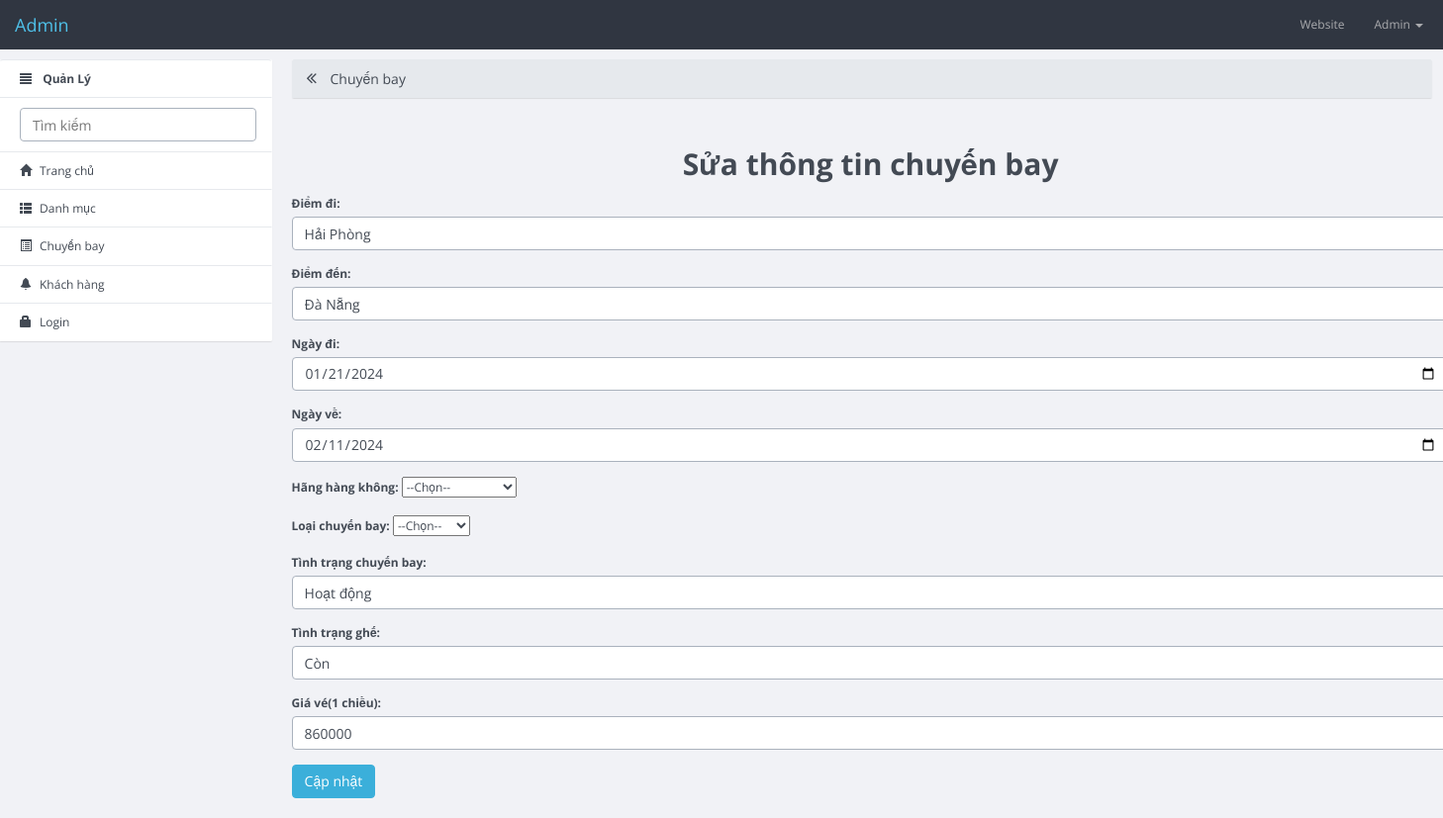
Screenshot of /bootflat-admin-master/suachuyenbay.php?id=17 with the database file from the repository.
### tables this page shows
CREATE TABLE `tbl_dschuyenbay` (
  `id` int(10) NOT NULL,
  `diemdi` varchar(255) NOT NULL,
  `diemden` varchar(255) NOT NULL,
  `ngaydi` date NOT NULL,
  `ngayve` date NOT NULL,
  `loaicb` varchar(255) NOT NULL,
  `hanghk` varchar(255) NOT NULL,
  `tinhtrangcb` varchar(255) NOT NULL,
  `tinhtrangghe` varchar(255) NOT NULL,
  `giave` decimal(10,0) NOT NULL
);

### src/bootflat-admin-master/suachuyenbay.php (the view, shortened to what this page needs)
<?php
    require_once "db/connect.php";
    $id = $_GET['id'];
    $suasql = "SELECT*FROM tbl_dschuyenbay WHERE id = '$id'";
    $qr = mysqli_query($conn, $suasql);
    $row = mysqli_fetch_assoc($qr);
?>
<!DOCTYPE html>
<html>
  <head>
    <link rel="stylesheet" href="dist/css/site.min.css">
  </head>
  <body>
    <nav role="navigation" class="navbar navbar-custom">
        <div class="container-fluid">
          <div class="navbar-header">
            <a href="#" class="navbar-brand">Admin</a>
          </div>
          <div id="bs-content-row-navbar-collapse-5" class="collapse navbar-collapse">
            <ul class="nav navbar-nav navbar-right">
            <li class=""><a href="../index.php"> Website</a></li>
              <li class="dropdown">
                <a data-toggle="dropdown" class="dropdown-toggle" href="#">Admin <b class="caret"></b></a>
              </li>
            </ul>
          </div>
        </div>
      </nav>
    <div class="container-fluid">
      <div class="row row-offcanvas row-offcanvas-left">
        <div class="col-xs-6 col-sm-3 sidebar-offcanvas" role="navigation">
          <ul class="list-group panel">
            <li class="list-group-item"><i class="glyphicon glyphicon-align-justify"></i> <b>Quản Lý</b></li>
            <li class="list-group-item"><input type="text" class="form-control search-query" placeholder="Tìm kiếm"></li>
            <li class="list-group-item"><a href="index_admin.php"><i class="glyphicon glyphicon-home"></i>Trang chủ </a></li>
            <li class="list-group-item"><a href="danhmuc.php"><i class="glyphicon glyphicon-th-list"></i>Danh mục </a></li>
            <li class="list-group-item"><a href="dschuyenbay.php"><i class="glyphicon glyphicon-list-alt"></i>Chuyến bay</a></li>
            <li class="list-group-item"><a href="khachhang.php"><i class="glyphicon glyphicon-bell"></i>Khách hàng</li>
            <li class="list-group-item"><a href="login.php" ><i class="glyphicon glyphicon-lock"></i>Login</a></li>
          </ul>
        </div>
        <div class="col-xs-12 col-sm-9 content">
          <div class="panel panel-default">
            <div class="panel-heading">
              <h3 class="panel-title"><a href="javascript:void(0);" class="toggle-sidebar"><span class="fa fa-angle-double-left" data-toggle="offcanvas" title="Maximize Panel"></span></a> Chuyến bay</h3>
            </div>
          </div>
          <div class="container">
            <div class="row justify-content-around">
              <form action="capnhatdschuyenbay.php" method="post" >
                <h3 class="text-center">Sửa thông tin chuyến bay</h3>
                <div class="form-group ">
                  <label for="diemdi"> Điểm đi:</label>
                  <input type="text" name="diemdi" id="diemdi" class="form-control" required="" value="<?php echo $row['diemdi']; ?>">
                </div>
                <div class="form-group">
                  <label for="diemden"> Điểm đến:</label>
                  <input type="text" name="diemden" id="diemden" class="form-control" required="" value="<?php echo $row['diemden']; ?>">
                </div>
                <div class="form-group">
                  <label for="ngaydi"> Ngày đi:</label>
                  <input type="date" name="ngaydi" id="ngaydi" class="form-control" required="" value="<?php echo $row['ngaydi']; ?>">
                </div>
                <div class="form-group">
                  <label for="ngayve"> Ngày về:</label>
                  <input type="date" name="ngayve" id="ngayve" class="form-control" value="<?php echo $row['ngayve']; ?>">
                </div>
                <div class="form-group">
                  <label for="hanghk">Hãng hàng không: </label>
                    <select name="hanghk" id="hanghk">
                      <option value="">--Chọn--</option>
                    </select>
                </div>
                <div class="form-group">
                  <label for="loaicb">Loại chuyến bay: </label>
                    <select name="loaicb" id="loaicb" value="<?php echo $row['loaicb']; ?>">
                      <option value="">--Chọn--</option>
                    </select>
                </div>
                <div class="form-group">
                  <label for="tinhtrangcb"> Tình trạng chuyến bay:</label>
                  <input type="text" name="tinhtrangcb" id="tinhtrangcb" class="form-control" required="" value="<?php echo $row['tinhtrangcb']; ?>">
                </div>
                <div class="form-group">
                  <label for="tinhtrangghe"> Tình trạng ghế:</label>
                  <input type="text" name="tinhtrangghe" id="tinhtrangghe" class="form-control" required="" value="<?php echo $row['tinhtrangghe']; ?>">
                </div>
                <div class="form-group">
                  <label for="giave"> Giá vé(1 chiều):</label>
                  <input type="text" name="giave" id="giave" class="form-control" required value="<?php echo $row['giave']; ?>">
                </div>
                <div class="form-group">
                  <input type="submit" name="btn_capnhat" value="Cập nhật" class="btn btn-primary" required>
                </div>
              </form>
            </div>
          </div>
        </div>
      </div>
    </div>
  </body>
</html>

### rows the page displays
tbl_dschuyenbay: diemdi "Hải Phòng", diemden "Đà Nẵng", ngaydi "01/21/2024", ngayve "02/11/2024", tinhtrangcb "Hoạt động", tinhtrangghe "Còn", giave "860000"
